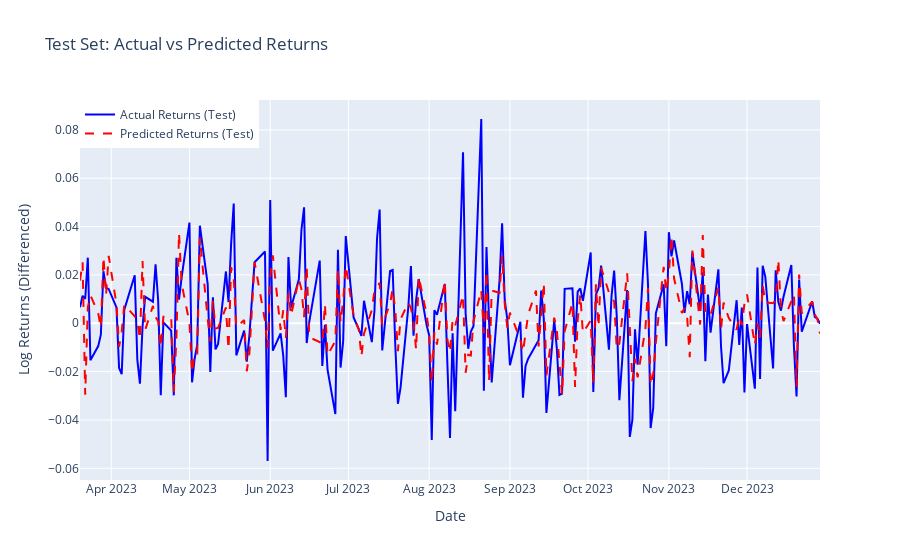

Notebook code for this chart:
### Code cell
# Create Traces
fig = go.Figure()

# Actual Returns (Test)
fig.add_trace(go.Scatter(x=linear_test_df.index, 
                         y=y_test, 
                         mode='lines', 
                         name='Actual Returns (Test)',
                         line=dict(color='blue')))

# Predicted Returns (Test)
fig.add_trace(go.Scatter(x=linear_test_df.index, 
                         y=y_test_pred, 
                         mode='lines', 
                         name='Predicted Returns (Test)',
                         line=dict(color='red', dash='dash')))

# Update layout
fig.update_layout(title='Test Set: Actual vs Predicted Returns',
                  xaxis_title='Date',
                  yaxis_title='Log Returns (Differenced)',
                  legend=dict(x=0, y=1.0),
                  hovermode='x unified')

# Show the figure
fig.show()

### Figure 1 — Plotly figure (JSON) as saved in the notebook; plotly's stock layout.template omitted (floating-point values rounded to 4 significant figures; data arrays with more than 128 entries replaced by an {"elided": "..."} marker saying what was removed)
{"data": [{"line": {"color": "blue"}, "mode": "lines", "name": "Actual Returns (Test)", "type": "scatter", "x": {"elided": "197 str values"}, "y": {"elided": "197 float values"}}, {"line": {"color": "red", "dash": "dash"}, "mode": "lines", "name": "Predicted Returns (Test)", "type": "scatter", "x": {"elided": "197 str values"}, "y": {"elided": "197 float values"}}], "layout": {"hovermode": "x unified", "legend": {"x": 0, "y": 1}, "title": {"text": "Test Set: Actual vs Predicted Returns"}, "xaxis": {"title": {"text": "Date"}}, "yaxis": {"title": {"text": "Log Returns (Differenced)"}}}}
